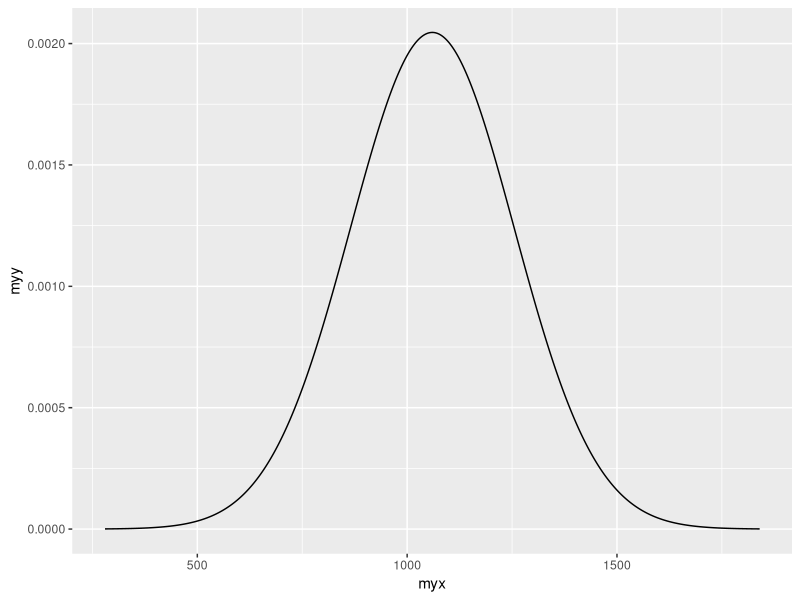
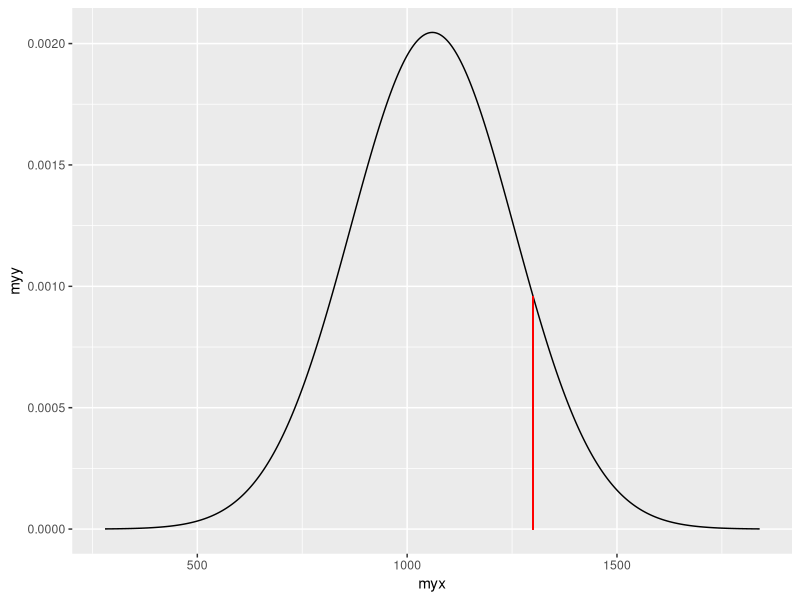
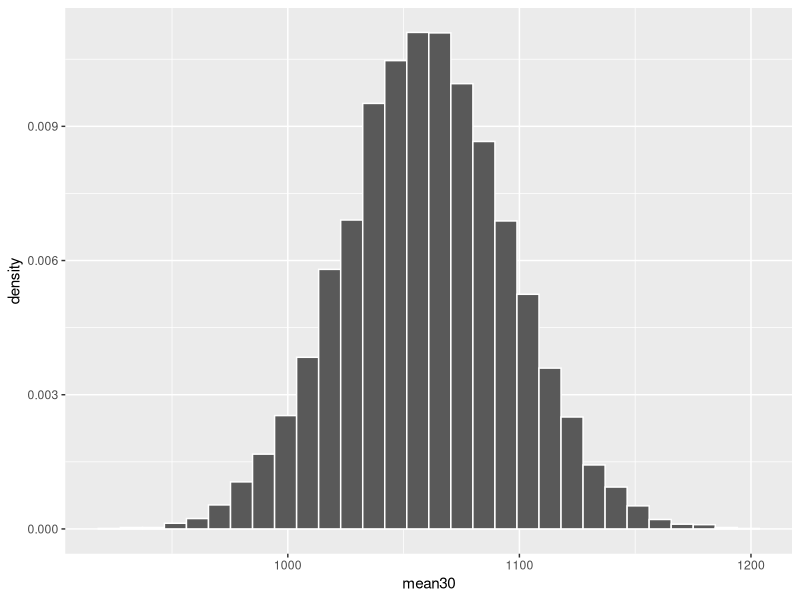
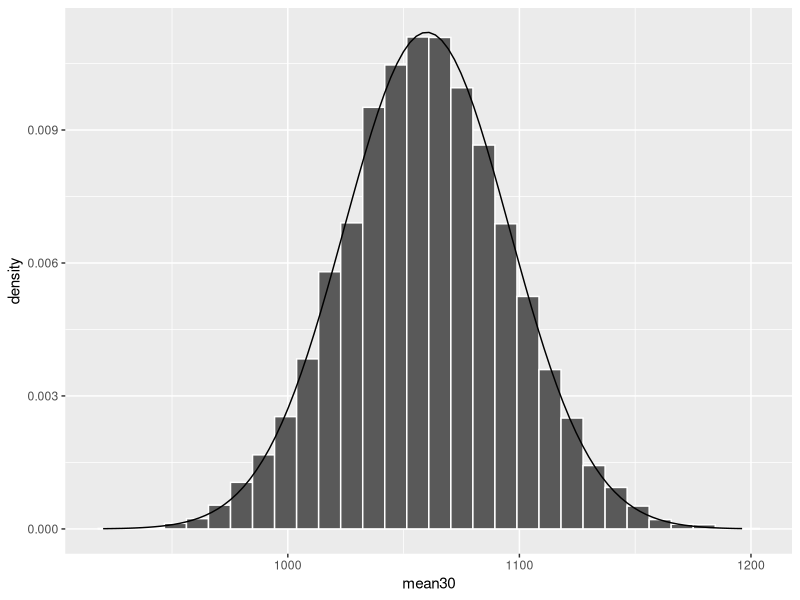
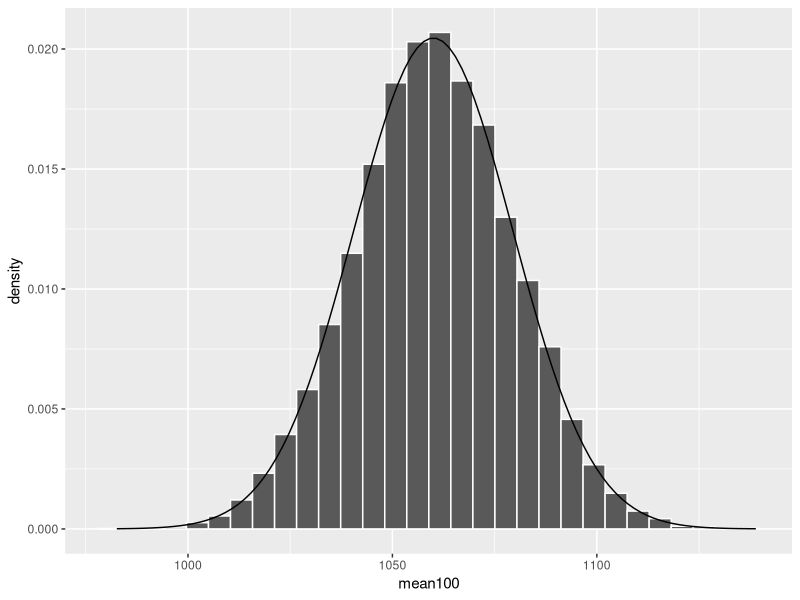
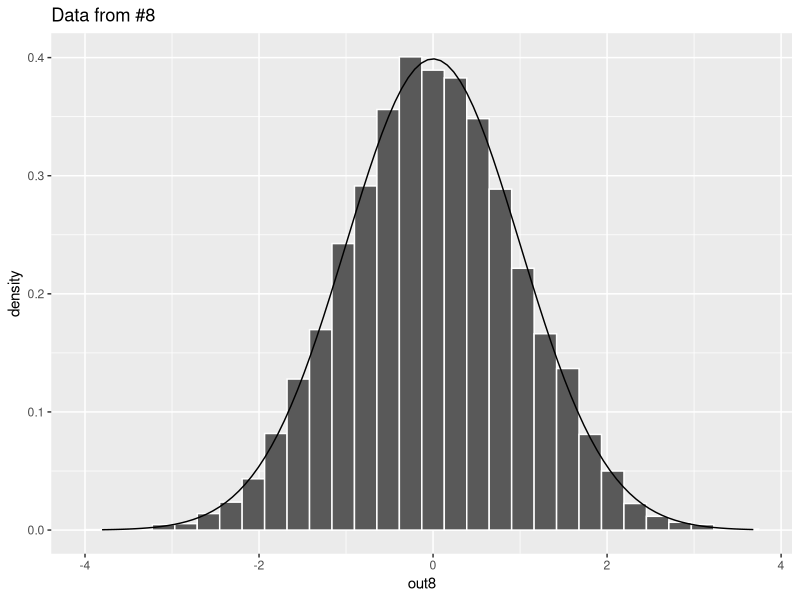

These figures' R source, in order:
# Day 25 - 4/4/2025
# Go over Notes 11, Activity 1
# Notes 12
# Note: See Code to Copy file!

library(tidyverse)
#----------------------------------------------------

#--------------------------------------------------------
# Notes 11 Activity 1

#1
mymean <- 1060
mysd <- 195
myx <- seq(mymean-4*mysd,mymean+4*mysd,1)
myy <- dnorm(myx,mymean,mysd)
mydata3 <- data.frame(myx, myy)
ggplot(mydata3,aes(x=myx, y=myy)) + geom_line()


#3
SATheight <- dnorm(1300, 1060, 195)
SATheight

#Add this layer to your graph!
ggplot(mydata3,aes(x=myx, y=myy)) + geom_line() +
  geom_linerange(x=1300, ymin=0, ymax=SATheight, col="red")

#4
1-pnorm(1300, 1060, 195)

#6
simul_SAT <- rnorm(30, 1060, 195)

#7
mean(simul_SAT)
sd(simul_SAT)

#8
set.seed(2320)
simul_SAT <- rnorm(30, 1060, 195)
mean(simul_SAT)
sd(simul_SAT)

#9
set.seed(6493)

out <- replicate(10000, rnorm(30,1060,195))

#10
dim(out)

mean30 <- apply(out,2,mean)

#14
mean(mean30)

#15
sd(mean30)

#16
mymeandata <- data.frame(mean30)
ggplot(mymeandata,aes(x=mean30)) + 
  geom_histogram(aes(y=after_stat(density)), color="white")
min(mean30)
max(mean30)


#17
ggplot(mymeandata,aes(x=mean30)) + 
  geom_histogram(aes(y=after_stat(density)), color="white") +
  stat_function(fun=dnorm, args=list(mean=1060,35.602))

#18
195/sqrt(30)

#19
out100 <- replicate(10000, rnorm(100,1060,195))
mean100 <- apply(out100,2,mean)
mymean100data <- data.frame(mean100)
ggplot(mymean100data,aes(x=mean100)) + 
  geom_histogram(aes(y=after_stat(density)), color="white") +
  stat_function(fun=dnorm, args=list(mean=1060,195/sqrt(100)))
min(mean100)
max(mean100)

#---------------------------------------------------
# Notes 12!

pnorm(1)-pnorm(-1)
pnorm(2)-pnorm(-2)
pnorm(3)-pnorm(-3)

pnorm(-3) + (1-pnorm(3))

#5
pnorm(150,100,25) - pnorm(50,100,25)

#6
pnorm(520,500,10) - pnorm(480,500,10)


#8
out8 <- rnorm(10000)
sum(out8 >= -2 & out8 <= 2)/10000

mean(out8)
sd(out8)

#9
# For you to do!

#10
library(tidyverse)
mydata <- data.frame(out8=out8)
ggplot(mydata,aes(x=out8)) + 
  geom_histogram(aes(y=after_stat(density)),color="white") +
  stat_function(fun=dnorm) + labs(title="Data from #8")

#11
# For you to do!


#--------------------------------------------------
# Expected Value!

dice_game1 <- function(){
  roll <- sample(1:7,1)
  out <- if_else(roll %in% c(2,4,6), 1, 0)
  out  
}
results <- replicate(50000,dice_game1())
mean(results)


#--------------------------------------------------------

myfun <- function(x){
  out <- x*dnorm(x)
}

integrate(myfun, -Inf, Inf)

integrate(dnorm,-Inf, Inf)
